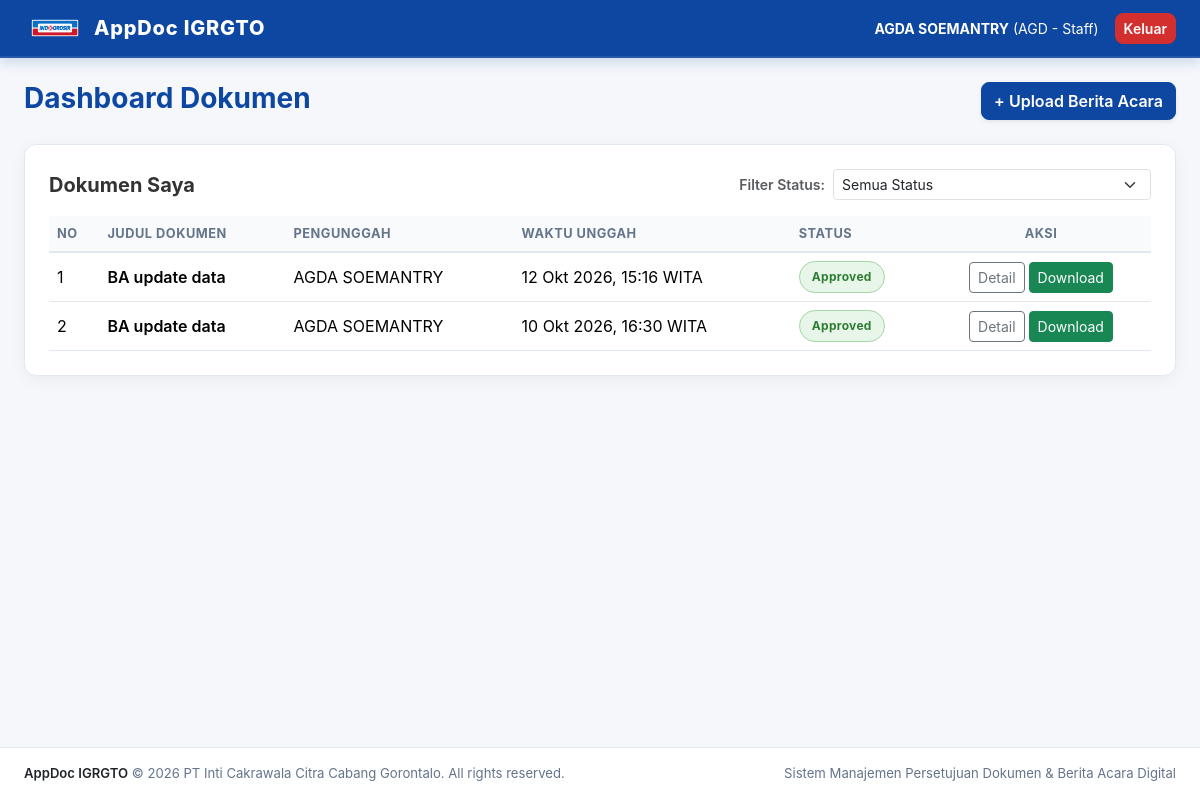
Page /documents/dashboard/ (signed in) on the committed database.
### accounts/models.py (models this page shows, shortened)
class CustomUser(AbstractBaseUser, PermissionsMixin):
    USERLEVEL_CHOICES = (
        ('staff', 'Staff'),
        ('supervisor', 'Supervisor'),
        ('junior manajer', 'Store Junior Manajer'),
        ('store administration manager', 'Store Administration Manager'),
        ('store manager', 'Store Manager'),
    )
    userid_validator = RegexValidator(
        regex=r'^[A-Za-z0-9]{3}$',
        message='UserID harus terdiri dari tepat 3 karakter alfanumerik (huruf/angka).'
    )
    userid = models.CharField(
        max_length=3,
        primary_key=True,
        unique=True,
        validators=[userid_validator],
        help_text='3 karakter alfanumerik (Contoh: A01, ADJ, ST1). Disimpan dalam huruf besar.'
    )
    nama_pengguna = models.CharField(max_length=150, verbose_name='Nama Pengguna')
    email = models.EmailField(
        max_length=254,
        unique=True,
        null=True,
        blank=True,
        verbose_name='Alamat Email'
    )
    userlevel = models.CharField(
        max_length=35,
        choices=USERLEVEL_CHOICES,
        default='staff',
        verbose_name='Level User'
    )
    ttd_digital = models.ImageField(
        upload_to='signatures/',
        null=True,
        blank=True,
        validators=[validate_ttd_size],
        verbose_name='Tanda Tangan Digital (PNG/JPG Max 2MB)'
    )
    is_active = models.BooleanField(default=True)
    is_staff = models.BooleanField(default=False)
    date_joined = models.DateTimeField(auto_now_add=True)
    objects = CustomUserManager()
    USERNAME_FIELD = 'userid'
    REQUIRED_FIELDS = ['nama_pengguna','email']
    class Meta:
        verbose_name = 'Pengguna'
        verbose_name_plural = 'Daftar Pengguna'

### documents/models.py (models this page shows, shortened)
class Document(models.Model):
    STATUS_CHOICES = (
        ('draft', 'Draft'),
        ('waiting_supervisor', 'Menunggu Supervisor'),
        ('waiting_junior_manager', 'Menunggu Store Junior Manajer'),
        ('waiting_sam', 'Menunggu Store Administration Manager'),
        ('waiting_store_manager', 'Menunggu Store Manager'),
        ('approved', 'Selesai / Approved'),
        ('rejected', 'Ditolak / Rejected'),
    )
    judul_dokumen = models.CharField(max_length=255, verbose_name='Judul Dokumen')
    file_dokumen = models.FileField(
        upload_to='documents/%Y/%m/',
        validators=[validate_file_extension],
        verbose_name='File Dokumen (PDF/DOCX)'
    )
    signed_file = models.FileField(
        upload_to='documents/signed/%Y/%m/',
        blank=True,
        null=True,
        verbose_name='File Dokumen Lengkap Bertanda Tangan'
    )
    uploaded_by = models.ForeignKey(
        settings.AUTH_USER_MODEL,
        on_delete=models.CASCADE,
        related_name='uploaded_documents',
        verbose_name='Diupload Oleh'
    )
    status = models.CharField(
        max_length=35,
        choices=STATUS_CHOICES,
        default='draft',
        verbose_name='Status Dokumen'
    )
    required_levels = models.JSONField(
        default=list,
        blank=True,
        verbose_name='Level Persetujuan yang Diperlukan'
    )
    created_at = models.DateTimeField(auto_now_add=True, verbose_name='Tanggal Upload')
    updated_at = models.DateTimeField(auto_now=True, verbose_name='Terakhir Diperbarui')
    class Meta:
        verbose_name = 'Dokumen'
        verbose_name_plural = 'Daftar Dokumen'
        ordering = ['-created_at']

### documents/views.py (the view)
# urls.py: path('dashboard/', views.dashboard_view, name='dashboard'),
@login_required(login_url='accounts:login')
def dashboard_view(request):
    user = request.user
    level = user.userlevel
    queue_status_map = {
        'supervisor': 'waiting_supervisor',
        'junior manajer': 'waiting_junior_manager',
        'store administration manager': 'waiting_sam',
        'store manager': 'waiting_store_manager',
    }
    if level == 'staff':
        doc_queryset = Document.objects.filter(uploaded_by=user)
        active_queue = None
    else:
        target_status = queue_status_map.get(level)
        active_queue = Document.objects.filter(status=target_status)
        doc_queryset = Document.objects.all()
    selected_status = request.GET.get('status', 'all')
    if selected_status and selected_status != 'all':
        doc_queryset = doc_queryset.filter(status=selected_status)
    doc_queryset = doc_queryset.order_by('-created_at')
    paginator = Paginator(doc_queryset, 5)
    page_number = request.GET.get('page')
    documents = paginator.get_page(page_number)
    upload_form = DocumentUploadForm()
    context = {
            'documents': documents,
            'active_queue': active_queue,
            'upload_form': upload_form,
            'user_level': level,
            'can_upload': level in ['staff', 'supervisor', 'junior manajer', 'store administration manager'],
            'today_date': datetime.now().strftime('%d/%m/%Y'),
            'selected_status': selected_status,
            'status_choices': Document.STATUS_CHOICES,
    }
    return render(request, 'documents/dashboard.html', context)

### documents/forms.py
class DocumentUploadForm(forms.ModelForm):
    approval_targets = forms.MultipleChoiceField(
        choices=APPROVAL_LEVEL_CHOICES,
        widget=forms.CheckboxSelectMultiple(attrs={'class': 'form-check-input'}),
        required=True,
        label='Pilih Pejabat yang Butuh Tanda Tangan',
        help_text='Centang level yang wajib tanda tangan. Level yang tidak dicentang akan otomatis dilewati.'
    )
    class Meta:
        model = Document
        fields = ('judul_dokumen', 'file_dokumen')
        widgets = {
            'judul_dokumen': forms.TextInput(attrs={
                'class': 'form-control',
                'placeholder': 'Contoh: Berita Acara Stock Opname Toko'
            }),
            'file_dokumen': forms.FileInput(attrs={
                'class': 'form-control',
                'accept': '.pdf,.docx'
            }),
        }

### templates/documents/dashboard.html (shortened to what this page needs)
{% extends 'base.html' %}
{% block content %}
<div class="container-fluid px-4">
  <div class="d-flex justify-content-between align-items-center mb-4">
    <div>
      <h3 class="fw-bold mb-1" style="color: var(--primary-blue);">Dashboard Dokumen</h3>
    </div>
      {% if can_upload and user.ttd_digital %}
        <button type="button" class="btn btn-primary-appdoc shadow-sm" data-bs-toggle="modal" data-bs-target="#uploadDocModal">
          + Upload Berita Acara
        </button>
      {% endif %}
  </div>
  <div class="card card-custom p-4">
    <div class="d-flex flex-column flex-md-row justify-content-between align-items-md-center gap-3 mb-3">
      <h5 class="fw-bold mb-0" style="color: #333;">
        {% if user.userlevel == 'staff' %}Dokumen Saya{% else %}Semua Riwayat Dokumen{% endif %}
      </h5>
      <form method="get" class="d-flex align-items-center gap-2">
        <label for="status-filter" class="small fw-semibold text-muted text-nowrap mb-0">Filter Status:</label>
        <select name="status" id="status-filter" class="form-select form-select-sm" style="min-width: 220px;" onchange="this.form.submit()">
          <option value="all" {% if selected_status == 'all' %}selected{% endif %}>Semua Status</option>
        </select>
      </form>
    </div>
    <div class="table-responsive">
      <table class="table table-hover align-middle mb-0">
        <thead class="table-light">
          <tr>
            <th>No</th>
            <th>Judul Dokumen</th>
            <th>Pengunggah</th>
            <th>Waktu Unggah</th>
            <th>Status</th>
            <th class="text-center">Aksi</th>
          </tr>
        </thead>
        <tbody>
          {% for doc in documents %}
            <tr>
              <td>{{ forloop.counter0|add:documents.start_index }}</td>
              <td class="fw-semibold">{{ doc.judul_dokumen }}</td>
              <td>{{ doc.uploaded_by.nama_pengguna }}</td>
              <td>{{ doc.created_at|date:"d M Y, H:i" }} WITA</td>
              <td>
                {% if doc.status == 'approved' %}
                  <span class="badge-status badge-approved">Approved</span>
                {% elif doc.status == 'rejected' %}
                  <span class="badge-status badge-rejected">Rejected</span>
                {% elif doc.status == 'draft' %}
                  <span class="badge-status badge-draft">Draft</span>
                {% else %}
                  <span class="badge-status badge-waiting">{{ doc.get_status_display }}</span>
                {% endif %}
              <td class="text-center">
                <div class="d-flex justify-content-center gap-1">
                  <a href="{% url 'documents:preview' doc.id %}" class="btn btn-sm btn-outline-secondary">Detail</a>
                  {% if doc.status == 'approved' %}
                    <a href="{% url 'documents:download' doc.id %}" class="btn btn-sm btn-success" title="Download PDF Resmi">
                      Download
                    </a>
                  {% endif %}
                </div>
              </td>
            </tr>
          {% empty %}
            <tr>
              <td colspan="6" class="text-center py-4 text-muted">Belum ada dokumen yang sesuai dengan kriteria.</td>
            </tr>
          {% endfor %}
        </tbody>
      </table>
    </div>
  </div>
</div>
{% endblock %}

### templates/base.html (shortened to what this page needs)
{% load static %}
<!DOCTYPE html>
<html lang="id">
<head>
  <link href="https://cdn.jsdelivr.net/npm/bootstrap@5.3.3/dist/css/bootstrap.min.css" rel="stylesheet">
  <link rel="stylesheet" href="{% static 'css/custom.css' %}">
</head>
<body>
  <nav class="navbar navbar-expand-lg navbar-dark navbar-appdoc">
    <div class="container-fluid px-4">
      <img src="{% static 'img/logo.png' %}" alt="Logo" class="me-2" style="height: 32px; width: auto; object-fit: contain;">
      <a class="navbar-brand text-white" href="{% url 'documents:dashboard' %}">
        AppDoc IGRGTO
      </a>
      <div class="ms-auto d-flex align-items-center">
        {% if user.is_authenticated %}
          <span class="text-white me-3 small">
            <strong>{{ user.nama_pengguna }}</strong> ({{ user.userid }} - {{ user.get_userlevel_display }})
          </span>
          <a href="{% url 'accounts:logout' %}" class="btn btn-sm btn-danger-appdoc">Keluar</a>
        {% else %}
          <a href="{% url 'accounts:login' %}" class="btn btn-sm text-white me-2">Masuk</a>
          <a href="{% url 'accounts:register' %}" class="btn btn-sm btn-light text-primary fw-bold">Daftar</a>
        {% endif %}
      </div>
    </div>
  </nav>
  <div class="position-fixed top-0 end-0 p-3" style="z-index: 1090; pointer-events: none; max-width: 380px; width: 100%;">
  </div>
  <main class="py-4">
    {% block content %}{% endblock %}
  </main>
  <footer class="footer-appdoc py-3 mt-auto">
    <div class="container-fluid px-4 d-flex flex-column flex-md-row justify-content-between align-items-center gap-2">
      <div>
        <span class="fw-semibold text-dark">AppDoc IGRGTO</span> &copy; 2026 PT Inti Cakrawala Citra Cabang Gorontalo. All rights reserved.
      </div>
      <div>
        Sistem Manajemen Persetujuan Dokumen & Berita Acara Digital
      </div>
    </div>
  </footer>
</body>
</html>

### static/css/custom.css (style rules this page uses)
:root { --primary-blue: #0D47A1; --primary-blue-hover: #082d64; --primary-blue-subtle: #e3f2fd; --accent-red: #D32F2F; --accent-red-hover: #b71c1c; --accent-red-subtle: #ffebee; --bg-body: #F5F7FB; --bg-card: #FFFFFF; --text-dark: #1E293B; --text-muted: #64748B; --border-light: #E2E8F0; }
body { background-color: var(--bg-body); color: var(--text-dark); font-family: -apple-system, BlinkMacSystemFont, "Segoe UI", Roboto, "Helvetica Neue", Arial, sans-serif; min-height: 100vh; }
.navbar-appdoc { background-color: var(--primary-blue) !important; box-shadow: 0 4px 12px rgba(13, 71, 161, 0.18); border-bottom: 2px solid rgba(255, 255, 255, 0.1); }
.navbar-appdoc .navbar-brand { font-weight: 800; letter-spacing: 0.8px; font-size: 1.25rem; }
.card-custom { background-color: var(--bg-card); border: 1px solid var(--border-light); border-radius: 12px; box-shadow: 0 4px 16px rgba(15, 23, 42, 0.05); transition: transform 0.2s ease, box-shadow 0.2s ease; }
.btn-primary-appdoc { background-color: var(--primary-blue); border-color: var(--primary-blue); color: #FFFFFF; font-weight: 600; border-radius: 8px; transition: all 0.2s ease-in-out; }
.btn-danger-appdoc { background-color: var(--accent-red); border-color: var(--accent-red); color: #FFFFFF; font-weight: 600; border-radius: 8px; transition: all 0.2s ease-in-out; }
.badge-status { padding: 6px 12px; border-radius: 50rem; font-size: 0.75rem; font-weight: 700; letter-spacing: 0.3px; display: inline-block; }
.badge-approved { background-color: #E8F5E9; color: #2E7D32; border: 1px solid #A5D6A7; }
.table th { color: var(--text-muted); font-size: 0.8rem; text-transform: uppercase; letter-spacing: 0.5px; font-weight: 700; background-color: #F8FAFC; border-bottom: 2px solid var(--border-light); }
.table td { vertical-align: middle; border-bottom: 1px solid var(--border-light); }

### templates/base.html (style rules this page uses)
body { display: flex; flex-direction: column; min-height: 100vh; }
main { flex: 1 0 auto; }
.footer-appdoc { background-color: #ffffff; border-top: 1px solid var(--border-light); color: var(--text-muted); font-size: 0.82rem; flex-shrink: 0; }

### rows in the picture
CustomUser: nama_pengguna "AGDA SOEMANTRY", userid "AGD", userlevel "Staff"
Document: judul_dokumen "BA update data", uploaded_by.nama_pengguna "AGDA SOEMANTRY", created_at "12 Okt 2026, 15:16", status "Approved"
Document: judul_dokumen "BA update data", uploaded_by.nama_pengguna "AGDA SOEMANTRY", created_at "10 Okt 2026, 16:30", status "Approved"
